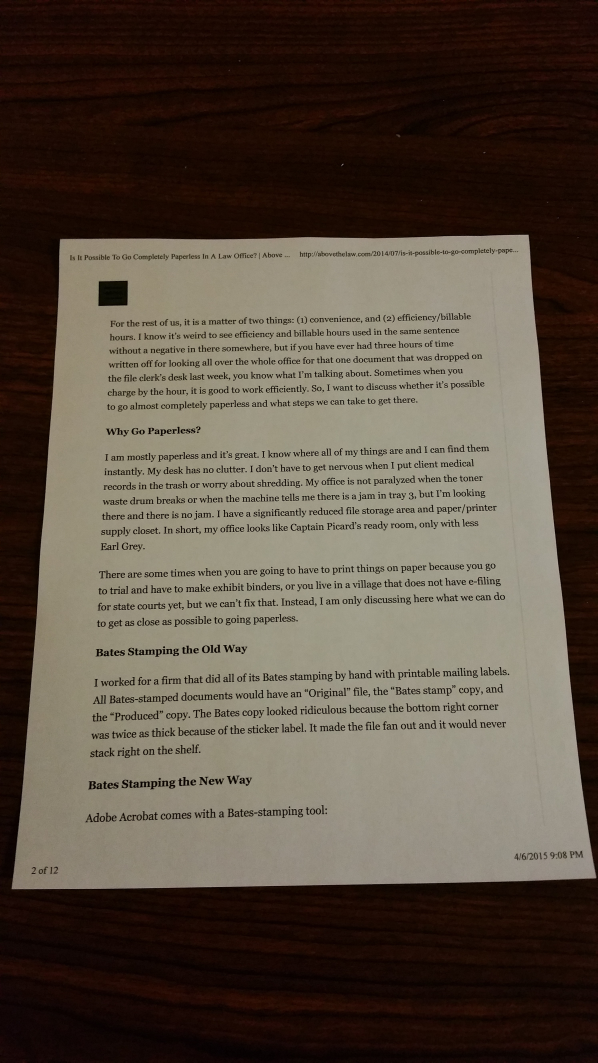
#> input picture images/input/documento.jpg, 2988 x 5312 px (shown at 1/5 size); its folder holds only this picture in this run
$ python main.py
#> lines starting #> are read from the running program, lines starting #| are printed output that depends on the picture; after the words box and inside, x2 and y2 are one past the last pixel; in counts of white or black regions, pixels touching at a corner belong together
### core/loader.py
import cv2


class ImageLoader:

    def load(self, image_path):

        image = cv2.imread(image_path)

        if image is None:
            raise FileNotFoundError(
                f"No se pudo cargar la imagen: {image_path}"
            )

        return image

### core/enhancer.py
import cv2
import numpy as np


class ImageEnhancer:

    def to_grayscale(self, image):
        # Pasa la imagen a escala de grises
        return cv2.cvtColor(image, cv2.COLOR_BGR2GRAY)

    def gaussian_blur(self, image):
        # Reduce el ruido de la imagen.
        return cv2.GaussianBlur(image, (5, 5), 0)

    def close_edges(self, image):
        # Une  cortes pequeños para que detecte mejor la hojas

        kernel = cv2.getStructuringElement(
            cv2.MORPH_RECT,
            (5, 5)
        )

        image = cv2.dilate(
            image,
            kernel,
            iterations=2
        )

        image = cv2.erode(
            image,
            kernel,
            iterations=1
        )

        return image

    def resize(self, image, height=500):
        # Redimensiona la imagen

        ratio = image.shape[0] / height
        width = int(image.shape[1] / ratio)

        resized = cv2.resize(
            image,
            (width, height)
        )

        return resized, ratio

    def clahe(self, image):
        # Mejora el contraste local de la imagen

        clahe = cv2.createCLAHE(
            clipLimit=2.0,
            tileGridSize=(8, 8)
        )

        return clahe.apply(image)

    def sharpen(self, image):
        # Aplica un filtro de nitidez a la imagen

        kernel = np.array([
            [0, -1, 0],
            [-1, 5, -1],
            [0, -1, 0]
        ], dtype=np.float32)

        return cv2.filter2D(image, -1, kernel)

### core/scanner.py
from core.loader import ImageLoader
from core.enhancer import ImageEnhancer
from core.saver import ImageSaver
from core.detector import DocumentDetector
from core.transformer import PerspectiveTransformer

import numpy as np


class DocumentScanner:

    def __init__(self):
        self.loader = ImageLoader()
        self.enhancer = ImageEnhancer()
        self.detector = DocumentDetector()
        self.transformer = PerspectiveTransformer()
        self.saver = ImageSaver()

    def scan(self, input_path, output_path):

        image = self.loader.load(input_path)

        resized_image, ratio = self.enhancer.resize(image)

        gray_image = self.enhancer.to_grayscale(resized_image)

        blur_image = self.enhancer.gaussian_blur(gray_image)

        edges = self.detector.detect_edges(blur_image)

        closed_edges = self.enhancer.close_edges(edges)

        contours = self.detector.find_contours(closed_edges)

        document_contour = self.detector.find_document_contour(contours)

        if document_contour is None:
            raise ValueError("No se encontró ningún documento en la imagen.")

        print("Documento detectado correctamente (ദ്ദി˙ᗜ˙) ")

        # Escala el contorno al tamaño de la imagen original

        document_contour = document_contour.reshape(4, 2)
        document_contour = document_contour * ratio
        document_contour = document_contour.astype(np.float32)

        # Se Corrige la perspectiva del documento
        warped_image = self.transformer.warp(
            image,
            document_contour
        )

        # Convertir el documento corregido a escala de grises
        gray_warped = self.enhancer.to_grayscale(
            warped_image
        )

        contrast_image = self.enhancer.clahe(
            gray_warped
        )

        final_image = self.enhancer.sharpen(
            contrast_image
        )

        self.saver.save(
            final_image,
            output_path
        )

        return final_image

### core/detector.py
import cv2


class DocumentDetector:

    def detect_edges(self, image):
        #Detecta los bordes de la imagen utilizando el algoritmo de Canny

        return cv2.Canny(image, 75, 200)

    def find_contours(self, edges):
        #Busca todos los contornos presentes en la imagen, pero solo guarda los mas importantes

        contours, _ = cv2.findContours(
            edges,
            cv2.RETR_EXTERNAL,
            cv2.CHAIN_APPROX_SIMPLE

        )

        return contours

    def sort_contours_by_area(self, contours):
        #Ordena los contornos desde el de mayor área al de menor

        return sorted(
            contours,
            key=cv2.contourArea,
            reverse=True
        )


    def find_document_contour(self, contours):

        sorted_contours = self.sort_contours_by_area(contours)

        for contour in sorted_contours:

            area = cv2.contourArea(contour)
            #Solo queremos contornos grandes
            if area < 5000:
                continue
            perimeter = cv2.arcLength(contour, True)

            approximation = cv2.approxPolyDP(
                contour,
                0.02 * perimeter,
                True
            )

            # S tiene 4 vértices, asumimos que es el documento
            if len(approximation) == 4:
                return approximation

        return None


### core/transformer.py

import cv2
import numpy as np


class PerspectiveTransformer:

    #Se ordenan las cuatro puntas del documento
    def order_points(self, points):

        points = points.reshape(4, 2)

        ordered = np.zeros((4, 2), dtype="float32")

        sums = points.sum(axis=1)

        ordered[0] = points[np.argmin(sums)]
        ordered[2] = points[np.argmax(sums)]

        differences = np.diff(points, axis=1)

        ordered[1] = points[np.argmin(differences)]
        ordered[3] = points[np.argmax(differences)]

        return ordered

    #Calcula el ancho y el alto del documento
    def calculate_dimensions(self, points):

        (top_left, top_right, bottom_right, bottom_left) = points

        width_top = np.linalg.norm(top_right - top_left)
        width_bottom = np.linalg.norm(bottom_right - bottom_left)

        max_width = max(int(width_top), int(width_bottom))

        height_left = np.linalg.norm(bottom_left - top_left)
        height_right = np.linalg.norm(bottom_right - top_right)

        max_height = max(int(height_left), int(height_right))

        return max_width, max_height


    def destination_points(self, width, height):
        #Devuelve los puntos de destino para la transformación de perspectiva
        return np.array([
            [0, 0],
            [width - 1, 0],
            [width - 1, height - 1],
            [0, height - 1]
        ], dtype="float32")

    def warp(self, image, document_contour):
        "Corrige la perspectiva del documento."


        ordered_points = self.order_points(document_contour)


        width, height = self.calculate_dimensions(ordered_points)


        destination = self.destination_points(width, height)

        matrix = cv2.getPerspectiveTransform(
            ordered_points,
            destination
        )

        warped = cv2.warpPerspective(
            image,
            matrix,
            (width, height)
        )

        return warped

### core/saver.py
import cv2


class ImageSaver:

    def save(self, image, output_path):
        success = cv2.imwrite(output_path, image)

        if not success:
            raise IOError(
                f"No se pudo guardar la imagen en: {output_path}"
            )

### main.py
from pathlib import Path
from core.scanner import DocumentScanner


def main():

    scanner = DocumentScanner()

    input_folder = Path("images/input")
    output_folder = Path("images/output")

    output_folder.mkdir(exist_ok=True)

    extensions = [".jpg", ".jpeg", ".png", ".bmp"]

    images = [
        image
        for image in input_folder.iterdir()
        if image.suffix.lower() in extensions
    ]

    if not images:
        print("No se encontraron imágenes para procesar.")
        return

    for image_path in images:

        output_path = output_folder / f"scanned_{image_path.name}"

        print(f"Procesando: {image_path.name}")

        try:
            scanner.scan(str(image_path), str(output_path))
#> in load, image is the input picture: shape (5312, 2988, 3); mean B, G, R 66.8, 78.9, 90.4
#> in resize, `resized = cv2.resize( image, (width, height) )`:
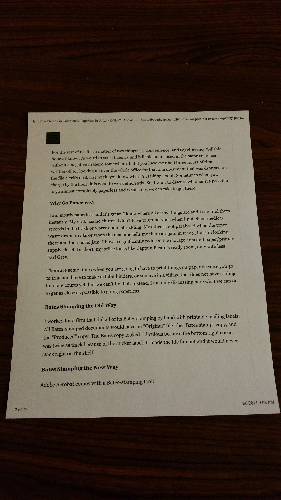
#> resized: shape (500, 281, 3); mean B, G, R 66.6, 78.7, 90.3
#> in scan, `resized_image, ratio = self.enhancer.resize(image)`: ratio = 10.62
#> in gaussian_blur, `return cv2.GaussianBlur(image, (5, 5), 0)`:
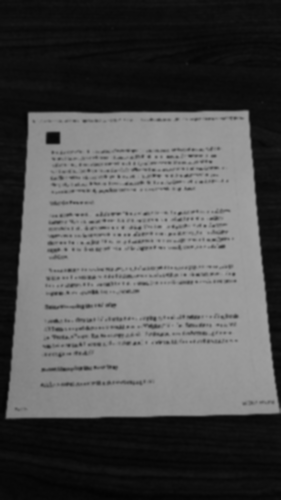
#> returned value: shape (500, 281); min 3, max 164, mean 80.8
#> in detect_edges, `return cv2.Canny(image, 75, 200)`:
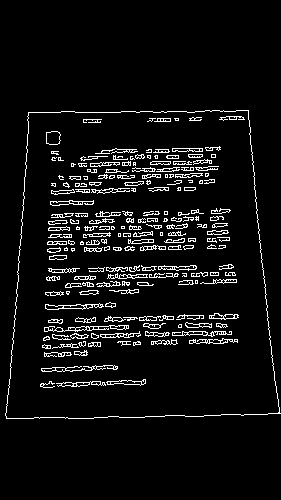
#> returned value: shape (500, 281); 6.2% white in thin lines or dots, all inside (x1, y1, x2, y2) = (5, 110, 281, 419)
#> in close_edges, `image = cv2.dilate( image, kernel, iterations=2 )`:
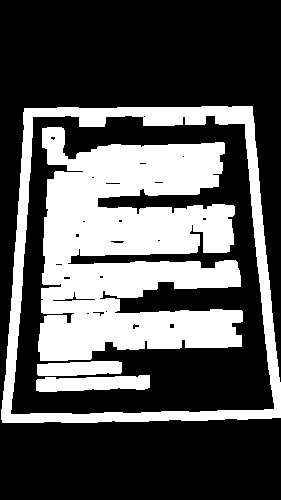
#> image: shape (500, 281); 33.7% white; 4 white regions, box (x1, y1, x2, y2) and area: (38, 127, 243, 361) 32934, (1, 106, 281, 423) 11768, (36, 375, 150, 392) 1503, (37, 361, 122, 376) 1099
#> in close_edges, `image = cv2.erode( image, kernel, iterations=1 )`:
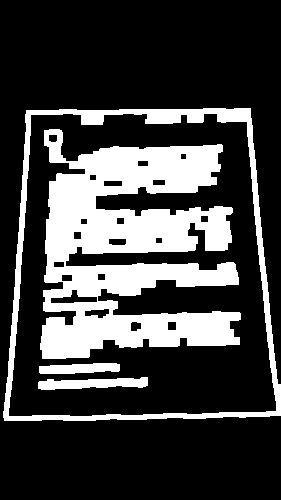
#> image: shape (500, 281); 25.5% white; 4 white regions
#> in find_contours, `contours, _ = cv2.findContours( edges, cv2.RETR_EXTERNAL, cv2.CHAIN_AP..`: contours = 1 contour; box (x1, y1, x2, y2) and area: (3, 108, 281, 421) 76982
#> in find_document_contour, `sorted_contours = self.sort_contours_by_area(contours)`: sorted_contours has the same summary as contours in find_contours
#> the loop in find_document_contour, `for contour in sorted_contours: ` made 1 pass
#> (area, perimeter, approximation) on pass 1: (76982.5, 1149.2, [[250, 108], [26, 110], [4, 420], [280, 415]])
#> in scan, `document_contour = self.detector.find_document_contour(contours)`: document_contour = [[250, 108], [26, 110], [4, 420], [280, 415]]
#> in scan, `document_contour = document_contour * ratio`: document_contour = [[2656, 1147.4], [276.2, 1168.6], [42.5, 4462.1], [2974.7, 4409]]
#> in order_points, `points = points.reshape(4, 2)`: points has the same summary as document_contour in scan
#> in order_points, `sums = points.sum(axis=1)`: sums = [3803.4, 1444.9, 4504.6, 7383.7]
#> in order_points, `differences = np.diff(points, axis=1)`: differences = [-1508.6, 892.4, 4419.6, 1434.2]
#> in warp, `ordered_points = self.order_points(document_contour)`: ordered_points = [[276.2, 1168.6], [2656, 1147.4], [2974.7, 4409], [42.5, 4462.1]]
#> in calculate_dimensions, `(top_left, top_right, bottom_right, bottom_left) = points`: top_left = [276.2, 1168.6]; top_right = [2656, 1147.4]; bottom_right = [2974.7, 4409]; bottom_left = [42.5, 4462.1]
#> in calculate_dimensions, `width_top = np.linalg.norm(top_right - top_left)`: width_top = 2379.9
#> in calculate_dimensions, `width_bottom = np.linalg.norm(bottom_right - bottom_left)`: width_bottom = 2932.7
#> in calculate_dimensions, `max_width = max(int(width_top), int(width_bottom))`: max_width = 2932
#> in calculate_dimensions, `height_left = np.linalg.norm(bottom_left - top_left)`: height_left = 3301.7
#> in calculate_dimensions, `height_right = np.linalg.norm(bottom_right - top_right)`: height_right = 3277.1
#> in calculate_dimensions, `max_height = max(int(height_left), int(height_right))`: max_height = 3301
#> in warp, `width, height = self.calculate_dimensions(ordered_points)`: width = 2932; height = 3301
#> in warp, `destination = self.destination_points(width, height)`: destination = [[0, 0], [2931, 0], [2931, 3300], [0, 3300]]
#> in warp, `matrix = cv2.getPerspectiveTransform( ordered_points, destination )`: matrix = [[1.33, 0.0946, -479], [0.012, 1.35, -1577.4], [-2.36e-06, 7.7e-05, 1]]
#> in warp, `warped = cv2.warpPerspective( image, matrix, (width, height) )`:
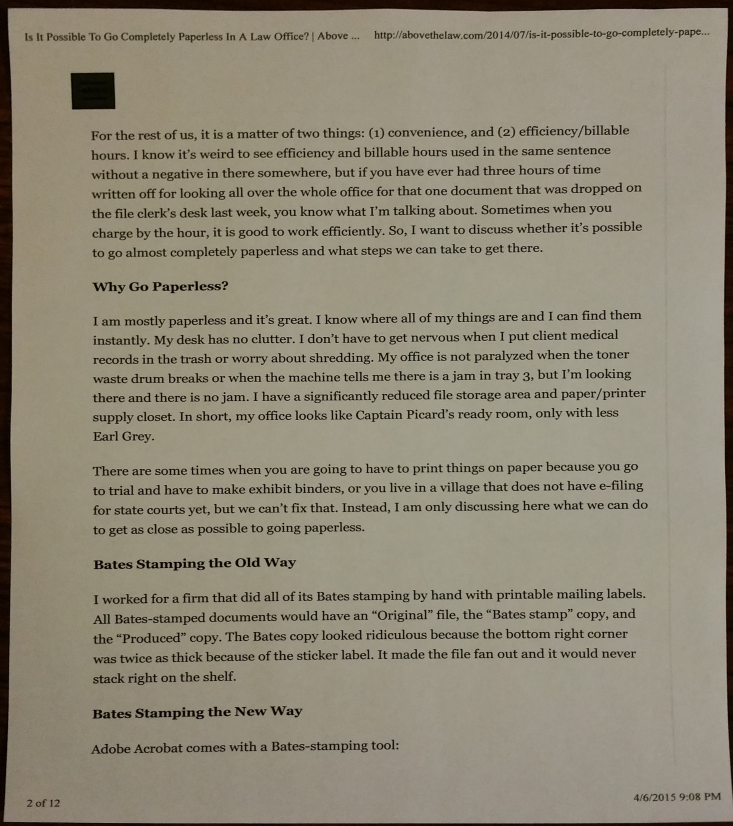
#> warped: shape (3301, 2932, 3) (shown at 1/4 size); mean B, G, R 118.8, 136.1, 142.8
#> in to_grayscale (call 2), `return cv2.cvtColor(image, cv2.COLOR_BGR2GRAY)`:
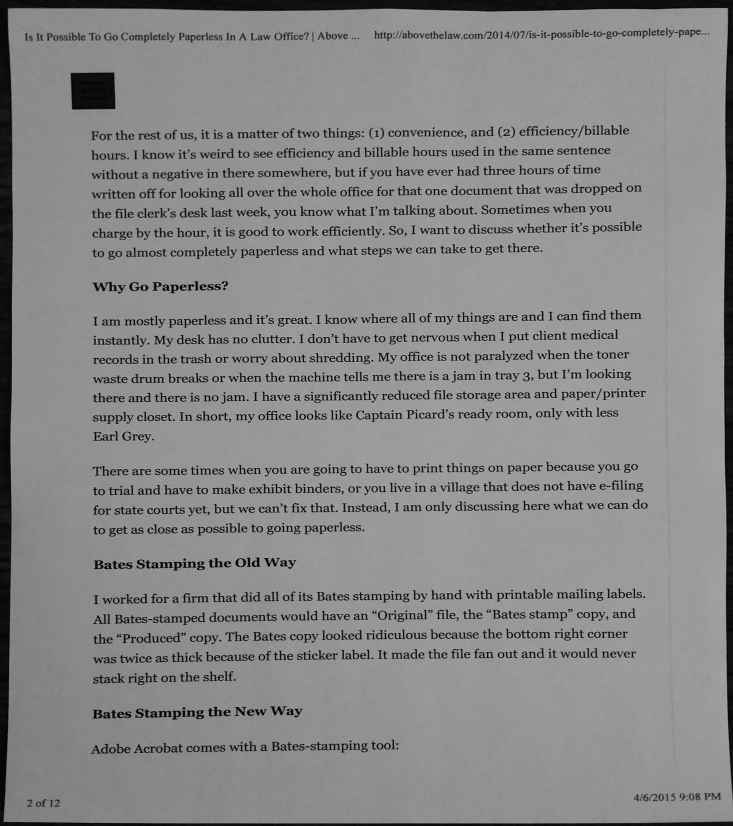
#> returned value: shape (3301, 2932) (shown at 1/4 size); min 0, max 208, mean 136.1

            print("OK\n")

        except Exception as e:
            print(f"Error: {e}\n")


if __name__ == "__main__":
    main()

$ run again, on images/input/documento3.JPG
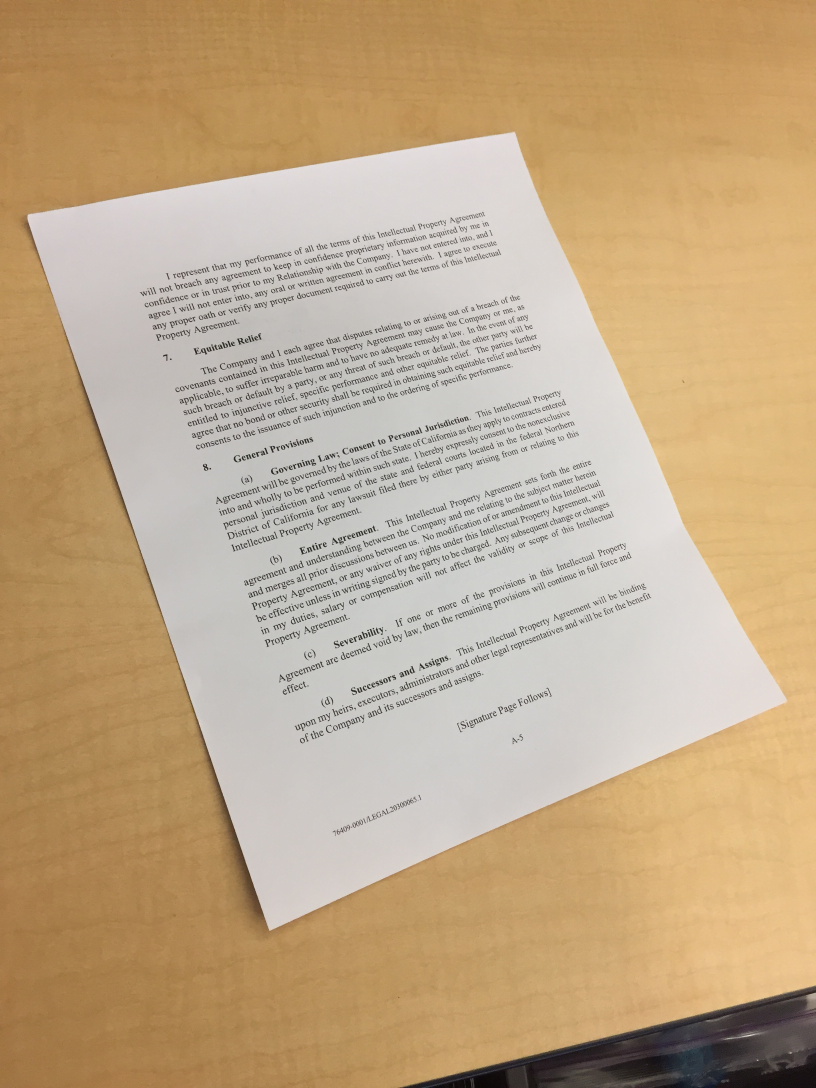
#> input picture images/input/documento3.JPG, 2448 x 3264 px (shown at 1/3 size)
#> in load, image is the input picture: shape (3264, 2448, 3); mean B, G, R 136.7, 169.3, 193.6
#> in scan, `resized_image, ratio = self.enhancer.resize(image)`: ratio = 6.53
#> in close_edges, `image = cv2.erode( image, kernel, iterations=1 )`:
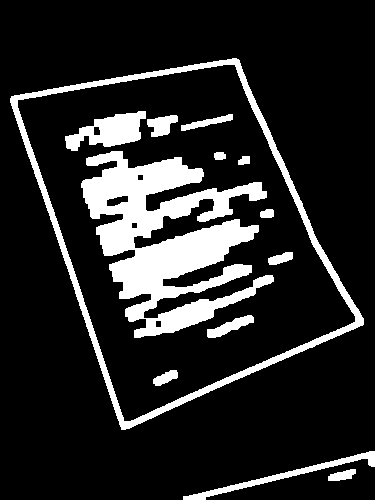
#> image: shape (500, 375); 15.3% white; 13 white regions
#> in find_contours, `contours, _ = cv2.findContours( edges, cv2.RETR_EXTERNAL, cv2.CHAIN_AP..`: contours = 3 contours; box (x1, y1, x2, y2) and area: (10, 58, 364, 430) 78354, (183, 451, 375, 500) 1008, (328, 469, 356, 481) 184
#> sorted_contours has the same summary as contours in find_contours
#> the loop in find_document_contour, `for contour in sorted_contours: ` made 1 pass
#> (area, perimeter, approximation) on pass 1: (78354.5, 1224.8, [[236, 58], [10, 98], [121, 429], [363, 324]])
#> in scan, `document_contour = self.detector.find_document_contour(contours)`: document_contour = [[236, 58], [10, 98], [121, 429], [363, 324]]
#> in scan, `document_contour = document_contour * ratio`: document_contour = [[1540.6, 378.6], [65.28, 639.7], [789.9, 2800.5], [2369.7, 2115.1]]
#> points has the same summary as document_contour in scan
#> sums = [1919.2, 705, 3590.4, 4484.7]
#> differences = [-1162, 574.5, 2010.6, -254.6]
#> ordered_points = [[65.28, 639.7], [1540.6, 378.6], [2369.7, 2115.1], [789.9, 2800.5]]
#> top_left = [65.28, 639.7]; top_right = [1540.6, 378.6]; bottom_right = [2369.7, 2115.1]; bottom_left = [789.9, 2800.5]
#> width_top = 1498.3
#> width_bottom = 1722.1
#> max_width = 1722
#> height_left = 2279
#> height_right = 1924.2
#> max_height = 2279
#> in warp, `width, height = self.calculate_dimensions(ordered_points)`: width = 1722; height = 2279
#> destination = [[0, 0], [1721, 0], [1721, 2278], [0, 2278]]
#> matrix = [[1, -0.336, 149.5], [0.226, 1.27, -830], [-8.93e-05, 0.000125, 1]]
#> in sharpen, `return cv2.filter2D(image, -1, kernel)`:
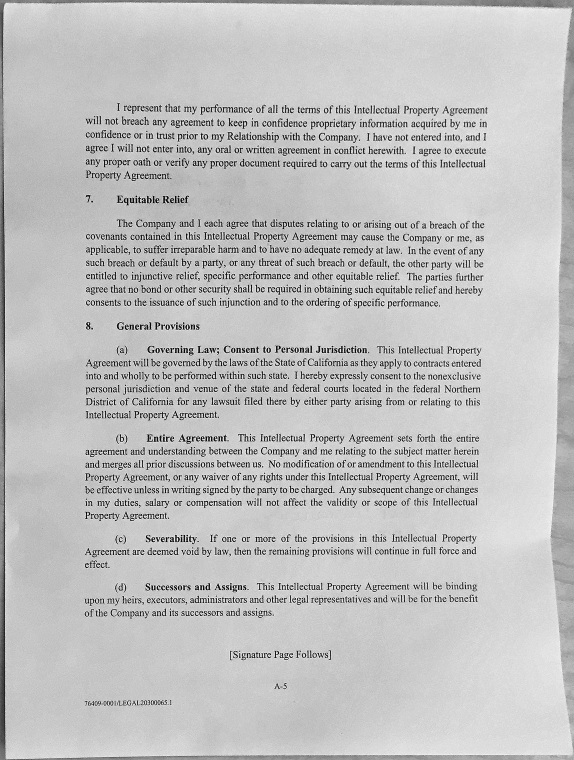
#> returned value: shape (2279, 1722) (shown at 1/3 size); min 0, max 255, mean 192.6
